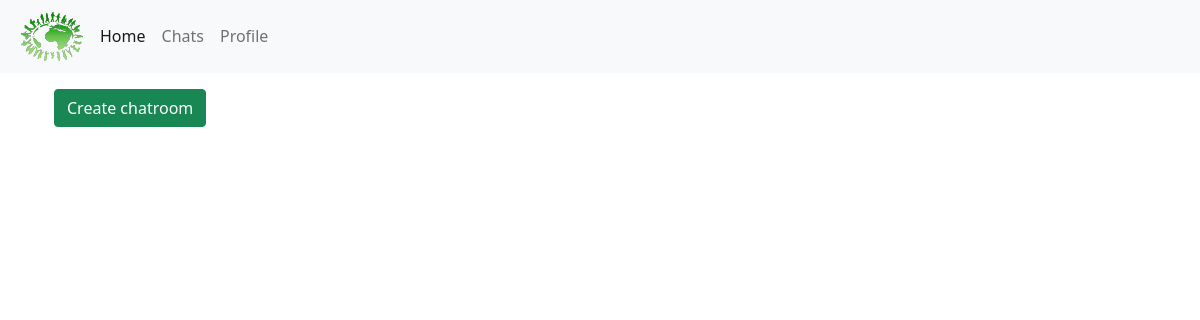
The page /chatroom/ on the database as committed earlier.
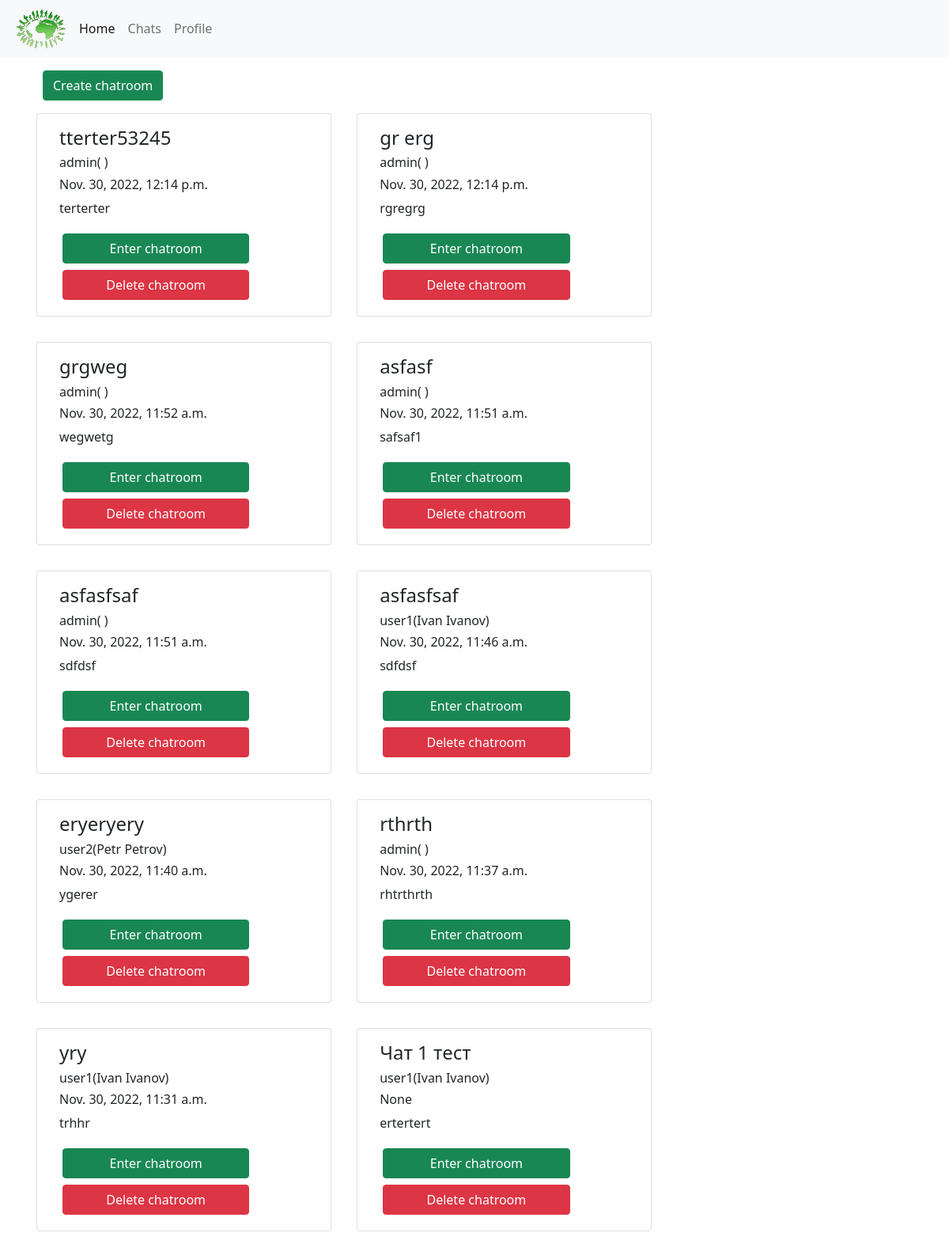
The same page on the database as committed later.
### chatroom/models.py (models this page shows, shortened)
class ChatRoom(models.Model):
    name = models.CharField(max_length=150, db_column="name", blank=False)
    description = models.CharField(max_length=250, db_column="description", null=True)
    author = models.ForeignKey(to=user_models.UserProfile, on_delete=models.CASCADE, db_column="author")
    created_date = models.DateTimeField(auto_now_add=True, db_column="created_date")
    deleted = models.BooleanField(db_column="deleted", default=False)
    users = models.ManyToManyField(to=user_models.UserDB)
    class Meta:
        db_table = "chat_room"

### users/models.py (models this page shows)
class UserProfile(models.Model):
    name = models.CharField(max_length=150, db_column="name", blank=False, null=False)
    user = models.OneToOneField(to=UserDB, on_delete=models.CASCADE, db_column="user", unique=True)
    avatar = models.ImageField(upload_to="users", db_column="avatar", null=True)
    class Meta:
        db_table = "user_profile"
    def __str__(self) -> str:
        return str(self.user)

class UserDB(AbstractUser):
    email = models.EmailField("email address", unique=True)
    USERNAME_FIELD = "email"
    REQUIRED_FIELDS = ["username"]
    def __str__(self) -> str:
        return self.username + "(" + self.first_name + " " + self.last_name + ")"

### chatroom/views.py (the view)
class ChatList(TemplateView):
    template_name = "chatroom/chat.html"
    @transaction.atomic
    def get_context_data(self, **kwargs):
        context = super().get_context_data(**kwargs)
        context['chatrooms'] = service.find_chatrooms_not_deleted_ordered_by_created_date()
        return context

### chatroom/service.py (called while the page is built)
def find_chatrooms_not_deleted_ordered_by_created_date():
    return ChatRoom.objects.filter(deleted=False).order_by("-created_date")

### templates/chatroom/chat.html
{% extends "base.html" %}
{% block content %}
    <div class="container-md">
        <div class="container-md">
            <a href="{% url "chatroom:chatroom_add" %}" class="btn btn-success mt-3">Create chatroom</a>
        </div>
        <div class="row row-cols-auto">
            {% for chatroom in chatrooms %}
                <div class="card m-3 rounded-5">
                    <div class="card-body">
                        <h4 class="card-title">{{ chatroom.name }}</h4>
                        <h6 class="card-title">{{ chatroom.author }}</h6>
                        <h6 class="card-title">{{ chatroom.created_date }}</h6>
                        <p class="card-text">{{ chatroom.description }}</p>
                        <a href="{% url "chatroom:chatroom" chatroom.id %}" class="btn btn-success w-75 m-1">Enter chatroom</a>
                        <a href="{% url "chatroom:chatroom_delete" chatroom.id %}" class="btn btn-danger w-75 m-1">Delete chatroom</a>
                    </div>
                </div>
            {% endfor %}
        </div>
    </div>
{% endblock content %}

### templates/base.html (shortened to what this page needs)
<!DOCTYPE html>
<html lang="en">
{% load static %}
<head>
    <link href="https://cdn.jsdelivr.net/npm/bootstrap@5.0.2/dist/css/bootstrap.min.css" rel="stylesheet">
    <link href={% static "css/style.css" %} rel="stylesheet">
</head>
<body>
    {% include "./chatroom/navbar.html" %}
    {% block content %}
    {% endblock content %}
</body>
</html>

### templates/chatroom/navbar.html (shortened to what this page needs)
{% load static %}
<nav class="navbar navbar-expand-lg navbar-light bg-light">
    <div class="container-fluid">
        <div class="nav-bar-img">
            <img src={% static "img/People-Circling-Around-The-Earth.svg" %} class="img-fluid"/>
        </div>
        <div class="collapse navbar-collapse" id="navbarSupportedContent">
            <ul class="navbar-nav me-auto mb-2 mb-lg-0">
                <li class="nav-item">
                    <a class="nav-link active" aria-current="page" href="/">Home</a>
                </li>
                <li class="nav-item">
                    <a class="nav-link" href={% url "chatroom:chat" %}>Chats</a>
                </li>
                <li class="nav-item">
                    <a class="nav-link" href={% url "users:profile" request.user.userprofile.id %}>Profile</a>
                </li>
            </ul>
        </div>
    </div>
</nav>

### static/css/style.css (style rules this page uses)
* { box-sizing: border-box; padding: 0; margin: 0; }
.nav-bar-img { width: 5rem; }

Rows that differ between the two databases and show on the page:
added ChatRoom: name "tterter53245", author "admin( )", created_date "Nov. 30, 2022, 12:14 p.m.", description "terterter"
added ChatRoom: name "gr erg", author "admin( )", created_date "Nov. 30, 2022, 12:14 p.m.", description "rgregrg"
added ChatRoom: name "grgweg", author "admin( )", created_date "Nov. 30, 2022, 11:52 a.m.", description "wegwetg"
added ChatRoom: name "asfasf", author "admin( )", created_date "Nov. 30, 2022, 11:51 a.m.", description "safsaf1"
added ChatRoom: name "asfasfsaf", author "admin( )", created_date "Nov. 30, 2022, 11:51 a.m.", description "sdfdsf"
added ChatRoom: name "asfasfsaf", author "user1(Ivan Ivanov)", created_date "Nov. 30, 2022, 11:46 a.m.", description "sdfdsf"
added ChatRoom: name "eryeryery", author "user2(Petr Petrov)", created_date "Nov. 30, 2022, 11:40 a.m.", description "ygerer"
added ChatRoom: name "rthrth", author "admin( )", created_date "Nov. 30, 2022, 11:37 a.m.", description "rhtrthrth"
added ChatRoom: name "yry", author "user1(Ivan Ivanov)", created_date "Nov. 30, 2022, 11:31 a.m.", description "trhhr"
added ChatRoom: name "Чат 1 тест", author "user1(Ivan Ivanov)", created_date "None", description "ertertert"
